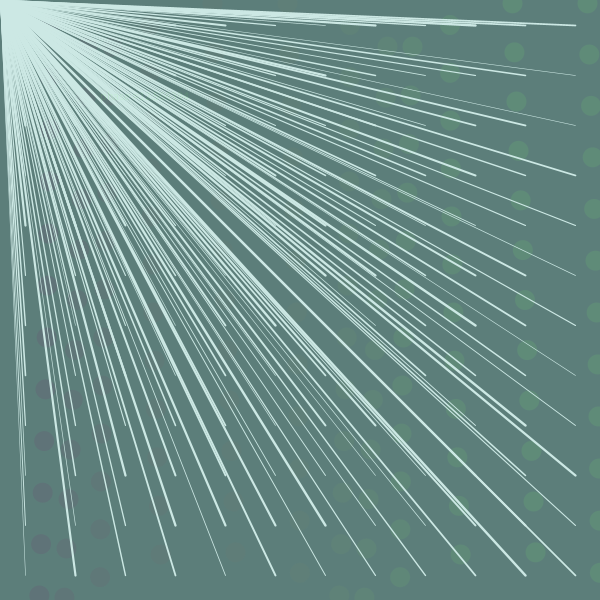
Frame 1 (no input)
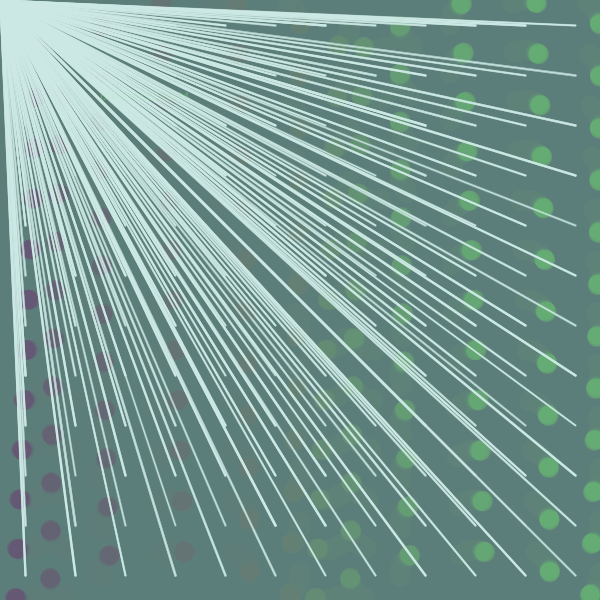
Frame 60 (the mouse pressed at the canvas centre just before this capture)
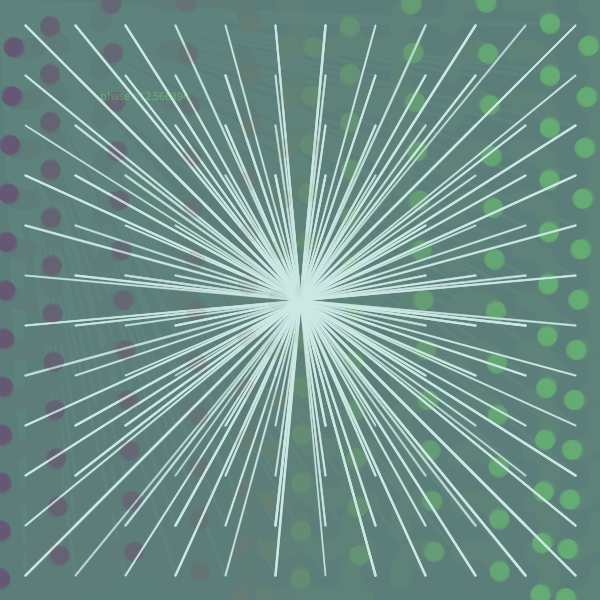
Frame 120 (the mouse held since frame 60 and released just before this capture)

The Processing sketch that drew these frames (run headless with seeded random() and noise(); from frame 60 on, the mouse is pressed at the canvas centre):

// Processing sketch: processing_95925
// ── processing_95925.pde

float a, incA;
float cx, cy;
//float x, y;

void setup() {
size(600, 600);
background(92, 126, 122);

a = 0;
incA = radians(1); 
cx = width/2;
cy = height/2;
}

void draw () {
  noStroke();
  fill(92, 126, 122, 50);
  rect(0,0, width, height);
  
  /*float x = cx + 100*cos(a);
  float y = cy + 100*sin(a);
  
  stroke(204, 232, 228);
  strokeWeight(2.5);
  fill(254, 0, 255);
  ellipse(x, y, 35, 35);
  
  circular(cx+10, cy+10, a/2, 50);
  fill(255, 196, 0, 60);
  circular(100, 50, a/3, 100);
  fill(255, 0, 0, 80);
  circular(200, 20, a/4, 10);
  fill(95, 62, 9, 10); 
  circular(cx, cy, a, 200);*/
  
  float phase = 0;
  
 
 for(int i = 25; i < width; i += 50) {
  for(int j = 25; j < height; j += 50) {

    fill(125, i/2, 100, 25);
    circular(i, j, a+phase, 25); 
    phase += radians(5);
   }
 }
 text("phase =" + phase, 100, 100);
    a += incA;
}
  



//-----------------------------
void circular(float centroX, float centroY, float angulo, float radio) {
  float x = centroX + radio*cos(angulo);
  float y = centroY + radio*sin(angulo);
  
  noStroke();
  //strokeWeight(2.5);
  //fill(254, 0, 255);
  ellipse(x, y, 20, 20);
  stroke(204, 232, 228);
  strokeWeight(random(.5, 2.5));
  line(centroX, centroY, mouseX, mouseY);

}
